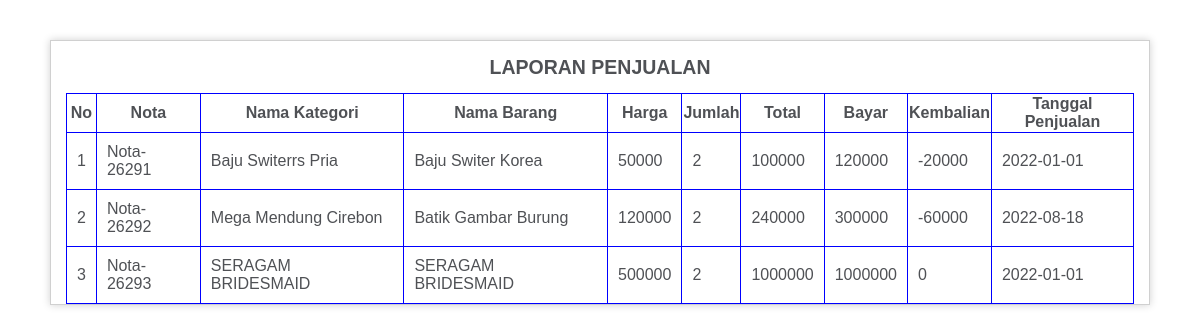
The app's page /lp_penjualan/ with its own data.
### Aplikasi_ecomers2022/models.py (models this page shows, shortened)
class Model_penjualan(models.Model):
	nota	= models.CharField(max_length = 1200)
	nama_kategori	= models.CharField(max_length = 1200)
	nama_barang	=models.CharField(max_length = 25200)
	harga	=models.CharField(max_length = 25200)
	jumlah	=models.CharField(max_length = 25200)
	total	=models.CharField(max_length = 25200)
	bayar	=models.CharField(max_length = 25200)
	kembalian	=models.CharField(max_length = 25200)
	tanggal_penjulan	=models.CharField(max_length = 25200)
	published = models.DateTimeField(auto_now_add = True)
	updated = models.DateTimeField(auto_now = True)

### Aplikasi_ecomers2022/views.py (the view)
# urls.py: url(r'^lp_penjualan/$',lp_penjualan, name="lp_penjualan"),
def lp_penjualan(request):
	tampil = Model_penjualan.objects.all()
	context = {
	'tampil': tampil,
	}
	return render(request, 'Master_data/laporan/lp_penjualan.html',  context)

### Aplikasi_ecomers2022/templates/Master_data/laporan/lp_penjualan.html (shortened to what this page needs)
<html>
<head>
  <link href="/static/js_print/styles.css" rel="stylesheet" type="text/css" />
</head>
<body>
  <div id="container">
<div id="body">
<div align="center">
<h2>LAPORAN PENJUALAN</h2>
</div>
<table id="example1" class="table table-bordered table-striped" border="1">
                  <thead>
                  <tr>
                    <th>No</th>
                    <th>Nota</th>
                    <th>Nama Kategori</th>
                    <th>Nama Barang</th>
                    <th>Harga</th>
                    <th>Jumlah</th>
                    <th>Total</th>
                    <th>Bayar</th>
                    <th>Kembalian</th>
                    <th>Tanggal Penjualan</th>
                  </tr>
                  </thead>
                  <tbody>
                  {% for tampil in tampil %}
                        <tr>
                          <td>{{forloop.counter}}</td>
                          <td>{{tampil.nota}}</td>
                          <td>{{tampil.nama_kategori}}</td>
                          <td>{{tampil.nama_barang}}</td>
                          <td>{{tampil.harga}}</td>
                          <td>{{tampil.jumlah}}</td>
                          <td>{{tampil.total}}</td>
                          <td>{{tampil.bayar}}</td>
                          <td>{{tampil.kembalian}}</td>
                          <td>{{tampil.tanggal_penjulan}}</td>
                  </tr>
                </tbody>
                  {% endfor %}
                </table>
              </div>
            </div>
</body>
</html>

### Aplikasi_ecomers2022/static/js_print/styles.css (style rules this page uses)
body { background-color: #fff; margin: 40px; font: 13px/20px normal Helvetica, Arial, sans-serif; color: #4F5155; }
#body { margin: 0 15px 0 15px; }
#container { margin: 10px; border: 1px solid #D0D0D0; box-shadow: 0 0 8px #D0D0D0; }

### Aplikasi_ecomers2022/templates/Master_data/laporan/lp_penjualan.html (style rules this page uses)
table { border-collapse: collapse; width: 100%; }
table, th, td { border: 1px solid blue; }
td { padding: 10px; text-align: left; }

### records on screen
Model_penjualan: nota "Nota-26291", nama_kategori "Baju Switerrs Pria", nama_barang "Baju Switer Korea", harga "50000", jumlah "2", total "100000", bayar "120000", kembalian "-20000", tanggal_penjulan "2022-01-01"
Model_penjualan: nota "Nota-26292", nama_kategori "Mega Mendung Cirebon", nama_barang "Batik Gambar Burung", harga "120000", jumlah "2", total "240000", bayar "300000", kembalian "-60000", tanggal_penjulan "2022-08-18"
Model_penjualan: nota "Nota-26293", nama_kategori "SERAGAM BRIDESMAID", nama_barang "SERAGAM BRIDESMAID", harga "500000", jumlah "2", total "1000000", bayar "1000000", kembalian "0", tanggal_penjulan "2022-01-01"
